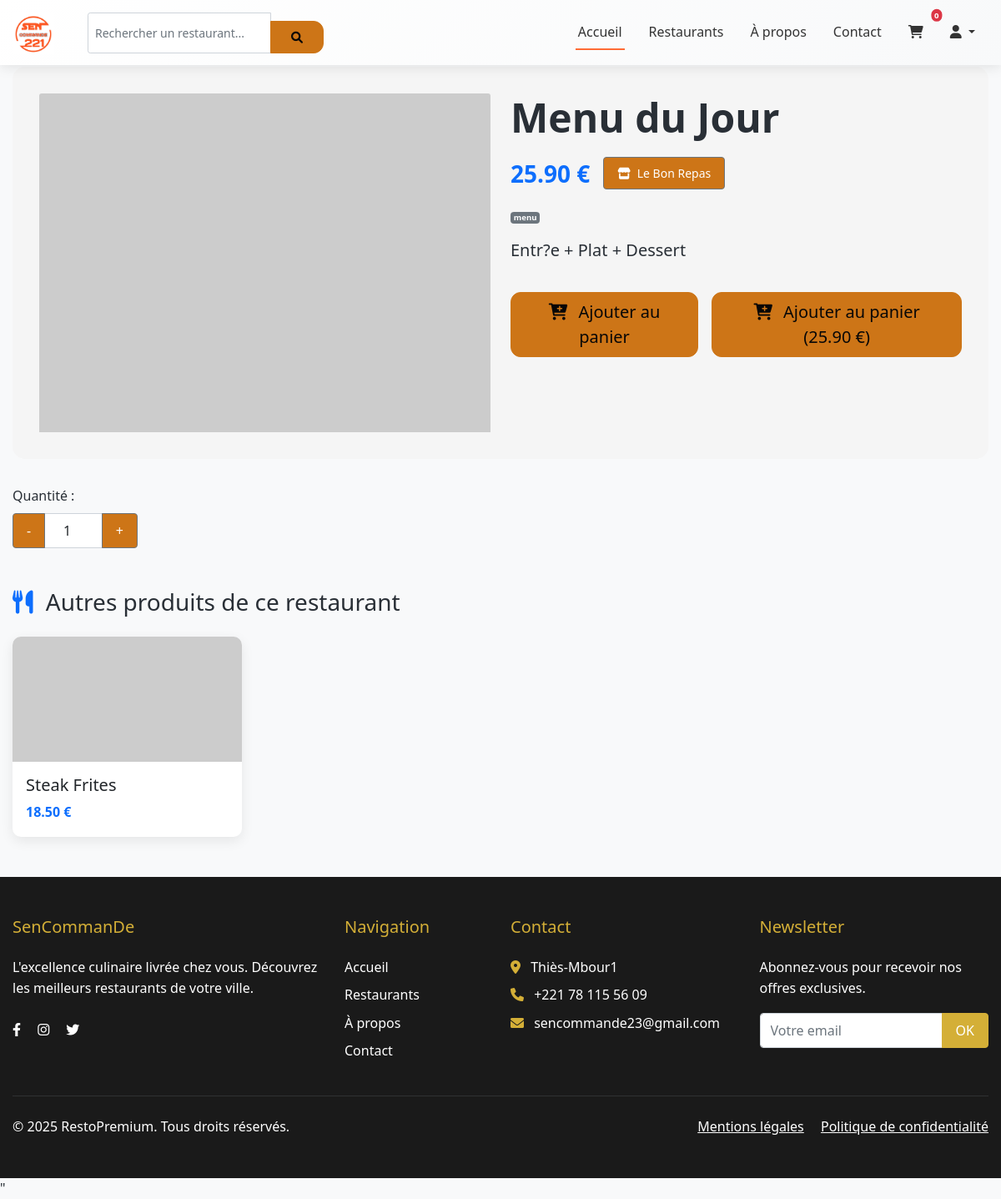
Screenshot of /product.php?id=1 with the database file from the repository.
### tables this page shows
CREATE TABLE `menus` (
  `id` int(11) NOT NULL,
  `restaurant_id` int(11) NOT NULL,
  `name` varchar(100) NOT NULL,
  `description` text DEFAULT NULL,
  `price` decimal(10,2) NOT NULL,
  `category` varchar(50) DEFAULT NULL,
  `image_url` varchar(255) DEFAULT NULL,
  `is_available` tinyint(1) DEFAULT 1,
  `created_at` timestamp NOT NULL DEFAULT current_timestamp(),
  `updated_at` timestamp NOT NULL DEFAULT current_timestamp() ON UPDATE current_timestamp()
);

CREATE TABLE `restaurants` (
  `id` int(11) NOT NULL,
  `user_id` int(11) NOT NULL,
  `name` varchar(100) NOT NULL,
  `description` text DEFAULT NULL,
  `address` varchar(255) NOT NULL,
  `phone` varchar(20) DEFAULT NULL,
  `image_url` varchar(255) DEFAULT NULL,
  `created_at` timestamp NOT NULL DEFAULT current_timestamp(),
  `updated_at` timestamp NOT NULL DEFAULT current_timestamp() ON UPDATE current_timestamp()
);

### includes/functions.php (called while the page is built, shortened)
<?php
function getProductImage($productId, $imageUrl = null) {
    $basePath = IMG_BASE_PATH . 'products/';
    $baseUrl = IMG_BASE_URL . 'products/';
    $extensions = ['jpg', 'jpeg', 'png', 'webp', 'gif'];
    foreach ($extensions as $ext) {
        $imagePath = $basePath . $productId . '.' . $ext;
    }
    $defaultPath = $basePath . 'default.jpg';
    return 'https://via.placeholder.com/400x300/4ECDC4/ffffff?text=Produit+Non+Disponible';
}
?>

### product.php (the view, shortened to what this page needs)
<?php
require_once __DIR__.'/includes/functions.php';
$productId = (int)$_GET['id'];
$db = connectDB();
try {
    $stmt = $db->prepare("
        SELECT m.*, r.name as restaurant_name, r.id as restaurant_id
        FROM menus m
        JOIN restaurants r ON m.restaurant_id = r.id
        WHERE m.id = ? AND m.is_available = 1
    ");
    $stmt->execute([$productId]);
    $product = $stmt->fetch();
    $stmt = $db->prepare("
        SELECT m.id, m.name, m.price, m.image_url
        FROM menus m
        WHERE m.restaurant_id = ? AND m.id != ? AND m.is_available = 1
        LIMIT 4
    ");
    $stmt->execute([$product['restaurant_id'], $productId]);
    $similarProducts = $stmt->fetchAll();
} catch (PDOException $e) {
    error_log("Erreur DB product.php: " . $e->getMessage());
    $errorMessage = DEV_MODE ? "Erreur: " . $e->getMessage() : "Une erreur est survenue lors du chargement du produit.";
    die($errorMessage);
}
?>
<!DOCTYPE html>
<html lang="fr">
<head>
    <link href="https://cdn.jsdelivr.net/npm/bootstrap@5.1.3/dist/css/bootstrap.min.css" rel="stylesheet">
    <link rel="stylesheet" href="https://cdnjs.cloudflare.com/ajax/libs/font-awesome/6.0.0/css/all.min.css">
    <link rel="stylesheet" href="<?= BASE_URL ?>assets/css/nav.css">
    <link rel="stylesheet" href="<?= BASE_URL ?>assets/css/style.css">
</head>
<body>
    <?php include __DIR__.'/includes/nav.php'; ?>
    <main class="container mb-5">
        <div class="product-hero">
            <div class="row">
                <div class="col-md-6 mb-4 mb-md-0">
                <img src="<?= getProductImage($product['id'], $product['image_url']) ?>"
     class="card-img-top"
     alt="<?= htmlspecialchars($menu['name']) ?>"
     loading="lazy">
                </div>
                <div class="col-md-6">
                    <h1 class="display-5 fw-bold mb-3"><?= htmlspecialchars($product['name']) ?></h1>
                    <div class="d-flex align-items-center mb-3">
                        <span class="text-primary fw-bold fs-3 me-3">
                            <?= number_format($product['price'], 2) ?> €
                        </span>
                        <a href="restaurant.php?id=<?= $product['restaurant_id'] ?>" class="btn btn-sm btn-outline-secondary">
                            <i class="fas fa-store me-1"></i> <?= htmlspecialchars($product['restaurant_name']) ?>
                        </a>
                    </div>
                    <?php if(!empty($product['category'])): ?>
                    <span class="badge bg-secondary mb-3">
                        <?= htmlspecialchars($product['category']) ?>
                    </span>
                    <?php endif; ?>
                    <p class="lead mb-4"><?= htmlspecialchars($product['description']) ?></p>
                    <div class="d-flex gap-3">
                        <button class="btn btn-primary btn-lg">
                            <i class="fas fa-cart-plus me-2"></i> Ajouter au panier
                            <button class="btn btn-primary btn-lg" id="addToCartBtn" data-product-id="<?= $product['id'] ?>">
    <i class="fas fa-cart-plus me-2"></i> Ajouter au panier (<?= number_format($product['price'], 2) ?> €)
</button>
                    </div>
                </div>
            </div>
        </div>
        <div class="quantity-selector mb-4">
    <label class="form-label">Quantité :</label>
    <div class="input-group" style="width: 150px;">
        <button class="btn btn-outline-secondary quantity-minus" type="button">-</button>
        <input type="number" class="form-control text-center" value="1" min="1" id="quantity">
        <button class="btn btn-outline-secondary quantity-plus" type="button">+</button>
    </div>
</div>
        <?php if(!empty($similarProducts)): ?>
        <section class="mt-5">
            <h3 class="mb-4">
                <i class="fas fa-utensils me-2 text-primary"></i>
                Autres produits de ce restaurant
            </h3>
            <div class="row g-4">
                <?php foreach($similarProducts as $similar): ?>
                <div class="col-6 col-md-4 col-lg-3">
                    <a href="product.php?id=<?= $similar['id'] ?>" class="text-decoration-none text-dark">
                        <div class="card similar-product-card h-100">
                            <img src="<?= $similar['image'] ?>"
                                 class="card-img-top"
                                 alt="<?= htmlspecialchars($similar['name']) ?>"
                                 loading="lazy">
                            <div class="card-body">
                                <h5 class="card-title"><?= htmlspecialchars($similar['name']) ?></h5>
                                <p class="card-text text-primary fw-bold">
                                    <?= number_format($similar['price'], 2) ?> €
                                </p>
                            </div>
                        </div>
                    </a>
                </div>
                <?php endforeach; ?>
            </div>
        </section>
        <?php endif; ?>
    </main>
    <?php include __DIR__.'/includes/footer.php'; ?>
</body>
</html>"

### assets/css/style.css (style rules this page uses)
:root { --primary-color: #ff6b6b; --secondary-color: #4ecdc4; --dark-color: #a2b5cb; --light-color: #f7fff7; --gray-color: #6c757d; }
body { font-family: 'Segoe UI', sans-serif; line-height: 1.6; color: var(--dark-color); background-color: #f8f9fa; }
.container { max-width: 1200px; margin: 0 auto; padding: 0 15px; }
.btn { background: var(--primary-color); color: white; padding: 0.5rem 1rem; border-radius: 4px; text-decoration: none; transition: background 0.3s; }
.btn-primary { background: #f5f2f2; color: rgb(7, 7, 7); padding: 8px 15px; border-radius: 12px; display: inline-block; margin-top: 10px; }
.badge { font-size: 0.6rem; padding: 0.25em 0.4em; }
:root { --primary-color: #ff6b35; }

### product.php (style rules this page uses)
:root { --primary-color:rgb(205, 117, 23); --secondary-color: #4ecdc4; --dark-color: #292f36; --light-color: #f7fff7; }
body { font-family: 'Segoe UI', Tahoma, Geneva, Verdana, sans-serif; background-color: #f8f9fa; padding-top: 80px; }
.product-hero { background-color: #f5f5f5; border-radius: 15px; padding: 2rem; margin-bottom: 2rem; }
.similar-product-card { transition: all 0.3s ease; border: none; border-radius: 10px; overflow: hidden; box-shadow: 0 5px 15px rgba(0,0,0,0.08); }
.similar-product-card img { height: 150px; object-fit: cover; width: 100%; }
.btn-primary { background-color: var(--primary-color); border-color: var(--primary-color); padding: 0.5rem 1.5rem; }

### rows the page displays
menus: name "Menu du Jour", price "25.90", restaurant.name "Le Bon Repas", category "menu", description "Entr?e + Plat + Dessert"
menus: name "Steak Frites", price "18.50"
